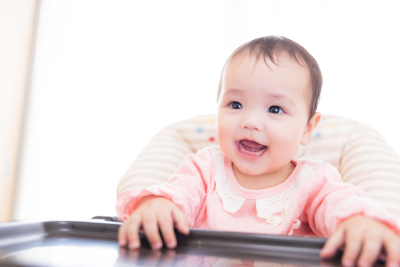
#> input picture img/hoge1.jpg, 400 x 267 px, found by its file name
$ python face04.py
#> lines starting #> are read from the running program, lines starting #| are printed output that depends on the picture; after the words box and inside, x2 and y2 are one past the last pixel; in counts of white or black regions, pixels touching at a corner belong together
import cv2

try:
    path = 'C:\\Users\\184024\\AppData\\Local\\Programs\\Python\\Python39\\Lib\\site-packages\\cv2\\data\\'

    cascade = cv2.CascadeClassifier(path+'haarcascade_frontalface_default.xml')

    img = cv2.imread('C:\\Users\\184024\\Desktop\\VSCode\\img\\hoge1.jpg',cv2.IMREAD_COLOR)
#> img is the input picture: shape (267, 400, 3); mean B, G, R 219.2, 220, 233.5
    if img is None:
        raise FileNotFoundError('ファイルが見つかりません')

    gray = cv2.cvtColor(img,cv2.COLOR_BGR2GRAY)
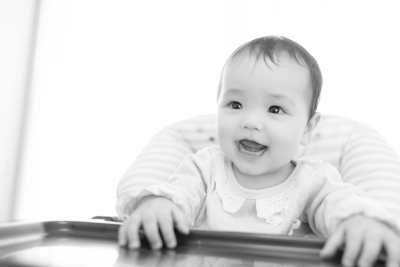
#> gray: shape (267, 400); min 18, max 255, mean 223.9

    faces = cascade.detectMultiScale(gray,scaleFactor=1.5)
#> faces = [[196, 59, 122, 122]]

    for (x,y,w,h) in faces:
        cv2.rectangle(img,(x,y),(x+w,y+h),(0,0,255))
#> this loop made 1 pass
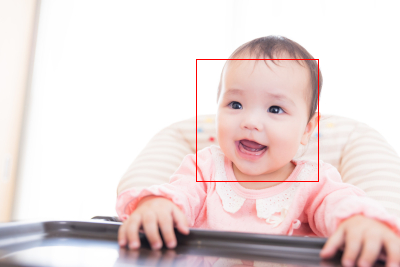
#> img: shape (267, 400, 3); 0.46% of pixels changed, all inside (x1, y1, x2, y2) = (196, 59, 319, 182)


    cv2.imshow('face99 Tani Futa',img)

    cv2.waitKey(0)
    cv2.destroyAllWindows()

except FileNotFoundError as e:
    print(e)
